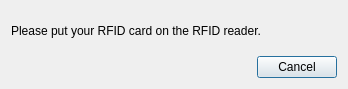
<?xml version="1.0" encoding="UTF-8"?>
<ui version="4.0">
 <class>rfid_dialog</class>
 <widget class="QDialog" name="rfid_dialog">
  <property name="windowModality">
   <enum>Qt::ApplicationModal</enum>
  </property>
  <property name="geometry">
   <rect>
    <x>0</x>
    <y>0</y>
    <width>348</width>
    <height>89</height>
   </rect>
  </property>
  <property name="windowTitle">
   <string>Access Control - RFID Reader</string>
  </property>
  <property name="modal">
   <bool>true</bool>
  </property>
  <layout class="QVBoxLayout" name="verticalLayout">
   <item>
    <widget class="QLabel" name="label">
     <property name="text">
      <string>Please put your RFID card on the RFID reader.</string>
     </property>
    </widget>
   </item>
   <item>
    <widget class="QDialogButtonBox" name="buttonBox">
     <property name="orientation">
      <enum>Qt::Horizontal</enum>
     </property>
     <property name="standardButtons">
      <set>QDialogButtonBox::Cancel</set>
     </property>
    </widget>
   </item>
  </layout>
 </widget>
 <resources/>
 <connections>
  <connection>
   <sender>buttonBox</sender>
   <signal>accepted()</signal>
   <receiver>rfid_dialog</receiver>
   <slot>accept()</slot>
   <hints>
    <hint type="sourcelabel">
     <x>248</x>
     <y>254</y>
    </hint>
    <hint type="destinationlabel">
     <x>157</x>
     <y>274</y>
    </hint>
   </hints>
  </connection>
  <connection>
   <sender>buttonBox</sender>
   <signal>rejected()</signal>
   <receiver>rfid_dialog</receiver>
   <slot>reject()</slot>
   <hints>
    <hint type="sourcelabel">
     <x>316</x>
     <y>260</y>
    </hint>
    <hint type="destinationlabel">
     <x>286</x>
     <y>274</y>
    </hint>
   </hints>
  </connection>
 </connections>
</ui>
